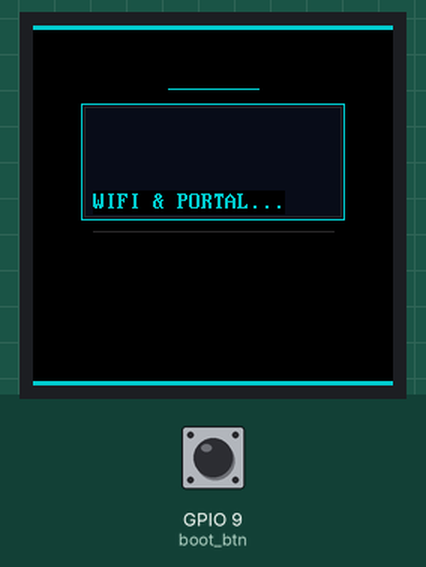
Recording of a program running on a simulated ESP32 board running MicroPython. On the bench: 240×240 colour display. Inputs (shaded band) come from the test bench; at power-on: GPIO 9 (boot_btn) HIGH. WiFi joins after 1.5 s; the clock reads 2024-03-15 10:24:30 at power-on unless the program sets it; the interpreter's speed is modelled, so counts of loop turns are approximate; values from a settings file that is not in the repository are placeholders; web requests get an empty 200 reply after 0.4 s; library files of the repository ran but are not shown: vga2_16x32.py, vga1_8x16.py; what the program prints to the serial console is not drawn.

Above: at 3.4 s.
At 6.0 s:
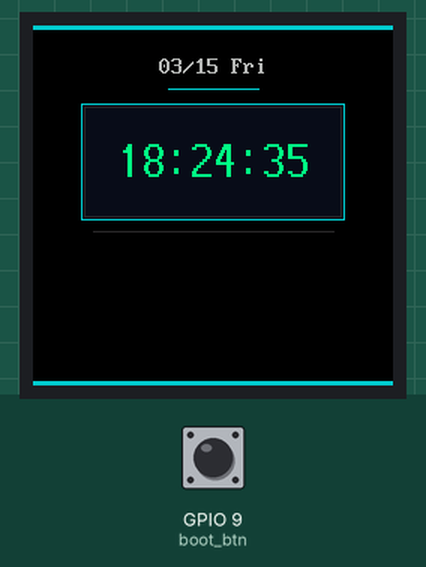
At 10.1 s:
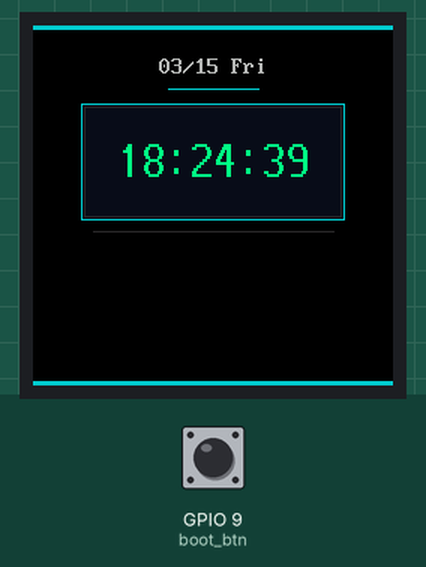
At 14.1 s:
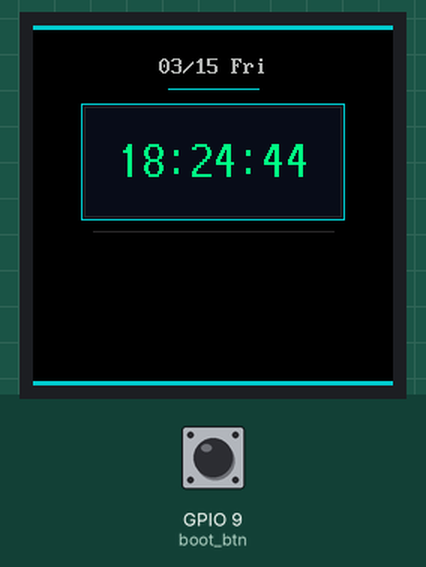
At 22.1 s:
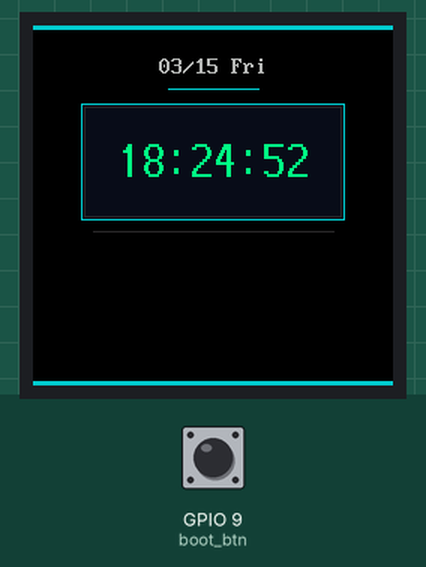
At 38.2 s:
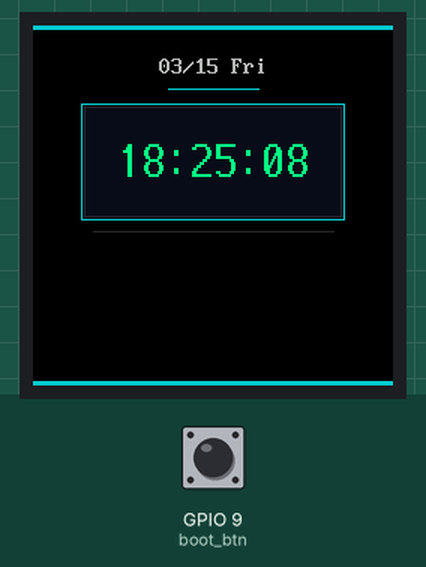

The program:

main.py
```python
import machine
import time
import gc
gc.threshold(16384)
import gc9a01
from fonts import vga2_16x32 as font_big
from fonts import vga1_8x16 as font_small
from common import net_weather

import config

# ================= 1. 环境配置 =================

# ================= 2. 配色方案 =================
C_BG = gc9a01.BLACK
C_ACCENT = gc9a01.color565(0, 200, 200)
C_TIME = gc9a01.color565(0, 255, 128)
C_DATE = gc9a01.color565(180, 180, 180)
C_TEMP = gc9a01.color565(255, 255, 255)
C_DESC = gc9a01.color565(150, 150, 150)
C_CARD = gc9a01.color565(12, 12, 28)
C_LINE = gc9a01.color565(40, 40, 40)

# ================= 3. 防死锁后门 =================
boot_btn = machine.Pin(9, machine.Pin.IN, machine.Pin.PULL_UP)
print("[BOOT] 3秒后启动主引擎...")
time.sleep(3)
if boot_btn.value() == 0:
    print("[SAFE BOOT] 进入 REPL")
    import sys
    sys.exit()

# ================= 4. 硬件与显存初始化 =================
gc.collect()
ICON_SIZE = 32
icon_buf = bytearray(ICON_SIZE * ICON_SIZE * 2)

spi = machine.SPI(1, baudrate=40000000, sck=machine.Pin(4), mosi=machine.Pin(0))
tft = gc9a01.GC9A01(
    spi, width=240, height=240,
    dc=machine.Pin(2, machine.Pin.OUT),
    cs=machine.Pin(3, machine.Pin.OUT),
    reset=machine.Pin(1, machine.Pin.OUT),
    backlight=machine.Pin(11, machine.Pin.OUT),
    rotation=0
)
tft.init()
tft.fill(C_BG)

# ================= 5. 静态元素（绘制一次） =================
# 顶部 accent 线
tft.fill_rect(0, 0, 240, 3, C_ACCENT)

# 日期下划线（居中 60px）
tft.line(90, 42, 150, 42, C_ACCENT)

# 时间卡片边框 + 填充
CARD_X, CARD_Y, CARD_W, CARD_H = 32, 52, 176, 78
tft.fill_rect(CARD_X, CARD_Y, CARD_W, CARD_H, C_CARD)
tft.rect(CARD_X, CARD_Y, CARD_W, CARD_H, C_ACCENT)
# 卡片内发光效果：内缩 2px 再画一圈暗色
tft.rect(CARD_X + 2, CARD_Y + 2, CARD_W - 4, CARD_H - 4, C_LINE)

# 中部分割线
tft.line(40, 137, 200, 137, C_LINE)

# 底部 accent 线
tft.fill_rect(0, 237, 240, 3, C_ACCENT)

# 星期映射（MicroPython weekday: 0=Mon ... 6=Sun）
WEEKDAYS = ["Mon", "Tue", "Wed", "Thu", "Fri", "Sat", "Sun"]

# ================= 6. 阻塞式网络握手 =================
tft.text(font_small, "WIFI & PORTAL...", 40, 110, C_ACCENT, C_BG)

try:
    net_weather.setup_network(config.WIFI_SSID, config.WIFI_PASS, config.PORTAL_USER_ID, config.PORTAL_PASS_ENC)
except Exception as e:
    tft.text(font_small, "NET ERROR, REBOOT", 40, 110, gc9a01.color565(255, 0, 0), C_BG)
    print("网络错误:", e)
    time.sleep(5)
    machine.reset()

wdt = machine.WDT(timeout=8000)
tft.fill(C_BG)

# 重绘静态元素（网络握手期间可能被覆盖）
tft.fill_rect(0, 0, 240, 3, C_ACCENT)
tft.line(90, 42, 150, 42, C_ACCENT)
tft.fill_rect(CARD_X, CARD_Y, CARD_W, CARD_H, C_CARD)
tft.rect(CARD_X, CARD_Y, CARD_W, CARD_H, C_ACCENT)
tft.rect(CARD_X + 2, CARD_Y + 2, CARD_W - 4, CARD_H - 4, C_LINE)
tft.line(40, 137, 200, 137, C_LINE)
tft.fill_rect(0, 237, 240, 3, C_ACCENT)

# ================= 7. 主循环 =================
last_time_update = 0
last_weather_update = -1800000
last_date_str = ""  # 检测日期变化，避免每日重复绘制

while True:
    wdt.feed()
    current_ms = time.ticks_ms()

    # [协程 1]: 1Hz 时间刷新
    if time.ticks_diff(current_ms, last_time_update) >= 1000:
        last_time_update = current_ms
        t = time.localtime(time.time() + 8 * 3600)

        # 日期（仅变化时重绘）
        date_str = f"{t[1]:02d}/{t[2]:02d} {WEEKDAYS[t[6]]}"
        if date_str != last_date_str:
            last_date_str = date_str
            # 擦除旧日期
            tft.fill_rect(0, 15, 240, 26, C_BG)
            # 重绘下划线
            tft.line(90, 42, 150, 42, C_ACCENT)
            # 日期文本居中
            date_w = len(date_str) * 8
            tft.text(font_small, date_str, (240 - date_w) // 2, 20, C_DATE, C_BG)

        # 时间（每秒重绘，text 自带背景覆写无需先擦除）
        time_str = f"{t[3]:02d}:{t[4]:02d}:{t[5]:02d}"
        time_w = len(time_str) * 16
        time_x = (240 - time_w) // 2
        tft.text(font_big, time_str, time_x, CARD_Y + 23, C_TIME, C_CARD)

    # [协程 2]: 30Min 天气更新
    if time.ticks_diff(current_ms, last_weather_update) >= 1800000:
        last_weather_update = current_ms

        code, temp, text = net_weather.fetch_weather(config.API_KEY, config.CITY)

        if code and temp:
            # 擦除天气区域
            tft.fill_rect(0, 145, 240, 90, C_BG)

            # 左列：图标 (y=148)，描述在其下方 (y=184)
            icon_y = 148
            # 右列：温度 (y=158)，居中对齐左列整体 (图标顶148→描述底199, 中心174)
            temp_y = 158

            temp_str = str(temp)
            # 计算图标+温度整行宽度，居中排列
            temp_group_w = len(temp_str) * 16 + 4 + 6 + 16  # 数字 + 间距 + o + C
            row_w = ICON_SIZE + 16 + temp_group_w           # 图标 + 间距 + 温度组
            row_x = (240 - row_w) // 2
            icon_x = row_x
            temp_x = row_x + ICON_SIZE + 16

            try:
                with open(f"icons/{code}.bin", "rb") as f:
                    f.readinto(icon_buf)
                tft.blit_buffer(icon_buf, icon_x, icon_y, ICON_SIZE, ICON_SIZE)
            except OSError:
                tft.text(font_small, "[X]", icon_x, icon_y + 8, gc9a01.color565(255, 0, 0), C_BG)

            # 描述：居中于图标下方
            if text:
                desc = text[0].upper() + text[1:]
                desc_w = len(desc) * 8
                tft.text(font_small, desc, icon_x + (ICON_SIZE - desc_w) // 2, 184, C_DESC, C_BG)

            # 温度数字
            tft.text(font_big, temp_str, temp_x, temp_y, C_TEMP, C_BG)
            deg_x = temp_x + len(temp_str) * 16 + 4
            tft.text(font_small, "o", deg_x, temp_y - 4, C_TEMP, C_BG)
            tft.text(font_big, "C", deg_x + 6, temp_y, C_TEMP, C_BG)

    time.sleep_ms(50)
```

net_weather.py
```python
import network
import time
import ntptime
import gc
import socket

# ==================== 校园网黑客探针 ====================
def login_portal(user_id, pass_enc):
    print("[NET] 1. 触发探针，动态获取 ESP32 专属加密特征...")
    s = socket.socket()
    s.settimeout(5.0)
    query_string = ""
    try:
        addr = socket.getaddrinfo('1.1.1.1', 80)[0][-1]
        s.connect(addr)
        s.send(b"GET / HTTP/1.1\r\nHost: 1.1.1.1\r\nConnection: close\r\n\r\n")
        res = b""
        while True:
            chunk = s.recv(512)
            if not chunk: break
            res += chunk
            if len(res) > 1024: break

        # 内存安全切割：从 JS 脚本中切出真实 queryString
        res_str = res.decode('utf-8', 'ignore')
        if 'index.jsp?' in res_str:
            query_string = res_str.split('index.jsp?')[1].split("'")[0]
            print("[PROBE] 加密参数提取成功！")
    except Exception as e:
        print("[PROBE] 探测失败:", e)
    finally:
        s.close()
        gc.collect()

    if not query_string:
        print("[PORTAL] 致命错误：未获取到加密参数，放弃 POST。")
        return

    print("[NET] 2. 构建 Payload 并执行 POST 注入...")
    # ePortal 的双重 URL 编码机制
    encoded_query = query_string.replace("=", "%253D").replace("&", "%2526")

    PORTAL_HOST = "172.19.1.9"
    PORTAL_PORT = 8080
    PORTAL_PATH = "/eportal/InterFace.do?method=login"

    PAYLOAD = f"userId={user_id}&password={pass_enc}&service=Internet&queryString={encoded_query}&operatorPwd=&operatorUserId=&validcode=&passwordEncrypt=true"

    s2 = socket.socket()
    s2.settimeout(5.0)
    try:
        addr = socket.getaddrinfo(PORTAL_HOST, PORTAL_PORT)[0][-1]
        s2.connect(addr)
        req = "POST " + PORTAL_PATH + " HTTP/1.1\r\n" + \
              "Host: " + PORTAL_HOST + ":" + str(PORTAL_PORT) + "\r\n" + \
              "User-Agent: Mozilla/5.0 (Windows NT 10.0; Win64; x64)\r\n" + \
              "Content-Type: application/x-www-form-urlencoded\r\n" + \
              "Content-Length: " + str(len(PAYLOAD)) + "\r\n" + \
              "Connection: close\r\n\r\n" + \
              PAYLOAD

        s2.send(req.encode('utf-8'))
        res = s2.recv(512)
        print("[PORTAL] 认证响应头:\n", res.decode('utf-8', 'ignore').split('\r\n\r\n')[0])
    except Exception as e:
        print("[PORTAL] 注入失败:", e)
    finally:
        s2.close()
        gc.collect()
def setup_network(ssid, password="", portal_user="", portal_pass=""):
    gc.collect()
    wlan = network.WLAN(network.STA_IF)
    wlan.active(False)
    time.sleep(0.5)
    wlan.active(True)
    wlan.config(txpower=5) # 锁死发射功率防断电

    wlan.disconnect()
    if not wlan.isconnected():
        print(f"[NET] 正在连接无加密校园网: {ssid} ...")
        # 校园网通常无密码，如果你们学校有统一的初始密码，填入 password 并改为 wlan.connect(ssid, password)
        wlan.connect(ssid)
        timeout = 20
        while not wlan.isconnected() and timeout > 0:
            time.sleep(1)
            timeout -= 1

        if not wlan.isconnected():
            raise Exception("物理层 Wi-Fi 握手超时")

    print(f"[NET] 物理层连接成功，本机内网 IP: {wlan.ifconfig()[0]}")

   # ⚠️ 状态机：先测 NTP，通了直接跳过认证
    ntptime.host = "ntp.aliyun.com"
    try:
        ntptime.settime()
        print("[NET] 侦测到 MAC 无感知放行，跳过 Portal 注入！")
    except Exception:
        print("[NET] 外网阻断，执行 Portal 动态注入...")
        login_portal(portal_user, portal_pass)
        try:
            ntptime.settime()
            print("[NET] 注入完毕，NTP 同步成功！")
        except Exception:
            print("[NET] 致命错误：网络彻底死亡！")

def fetch_weather(api_key, city="wuhan"):
    gc.collect()
    s = socket.socket()
    s.settimeout(3.0)

    try:
        addr = socket.getaddrinfo('api.seniverse.com', 80)[0][-1]
        s.connect(addr)

        req = f"GET /v3/weather/now.json?key={api_key}&location={city}&language=en&unit=c HTTP/1.0\r\nHost: api.seniverse.com\r\nConnection: close\r\n\r\n"
        s.send(req.encode('utf-8'))

        buffer = b""
        weather_code, temp, text = None, None, None

        while True:
            chunk = s.recv(64)
            if not chunk: break
            buffer += chunk

            if weather_code is None and b'"code":"' in buffer:
                try: weather_code = buffer.split(b'"code":"')[1].split(b'"')[0]
                except IndexError: pass

            if temp is None and b'"temperature":"' in buffer:
                try: temp = buffer.split(b'"temperature":"')[1].split(b'"')[0]
                except IndexError: pass

            if text is None and b'"text":"' in buffer:
                try: text = buffer.split(b'"text":"')[1].split(b'"')[0]
                except IndexError: pass

            if weather_code and temp and text: break
            if len(buffer) > 128: buffer = buffer[-64:]

        return (weather_code.decode() if weather_code else None,
                temp.decode() if temp else None,
                text.decode() if text else None)
    except Exception:
        return None, None, None
    finally:
        s.close()
        gc.collect()
```

Measured:
- what the display in image 0 shows lasts 2.6 s, from 3.4 s to 6.0 s
- what the display in image 1 shows lasts 1.0 s, from 6.0 s to 7.0 s
